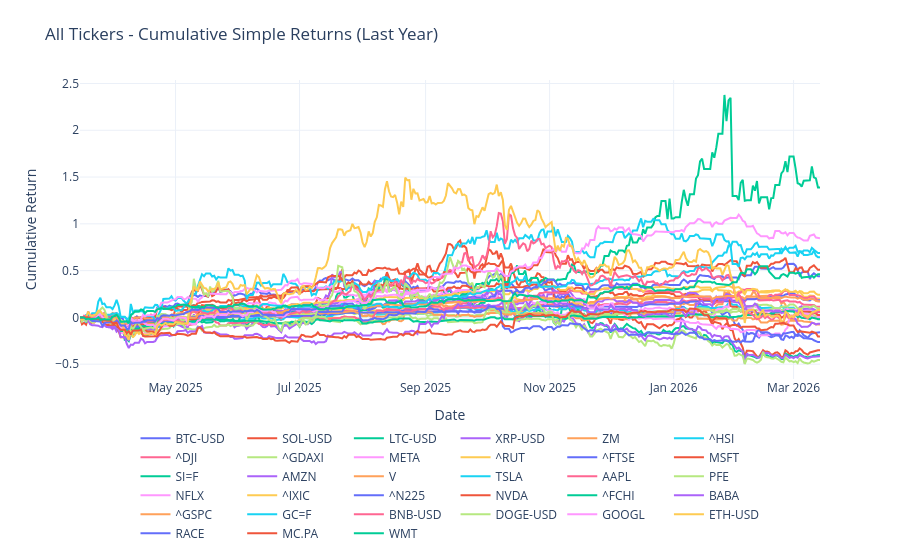

The notebook cell saved with this chart:
### Code cell
# plot cumprod_simple
fig = go.Figure()
for column in cumprod_simple.columns:
    fig.add_trace(
        go.Scatter(
            x=cumprod_simple.index,
            y=cumprod_simple[column],
            mode="lines",
            name=column,
        )
    )

fig.update_layout(
    title="All Tickers - Cumulative Simple Returns (Last Year)",
    xaxis_title="Date",
    yaxis_title="Cumulative Return",
    legend=dict(orientation="h", yanchor="top", y=-0.15, xanchor="center", x=0.5),
    template="plotly_white",
    margin=dict(t=80, b=120),
)
fig.show()

### Figure 1 — Plotly figure (JSON) as saved in the notebook; plotly's stock layout.template omitted (floating-point values rounded to 4 significant figures; data arrays with more than 128 entries replaced by an {"elided": "..."} marker saying what was removed)
{"data": [{"mode": "lines", "name": "BTC-USD", "type": "scatter", "x": {"elided": "365 str values"}, "y": {"elided": "365 float values"}}, {"mode": "lines", "name": "SOL-USD", "type": "scatter", "x": {"elided": "365 str values"}, "y": {"elided": "365 float values"}}, {"mode": "lines", "name": "LTC-USD", "type": "scatter", "x": {"elided": "365 str values"}, "y": {"elided": "365 float values"}}, {"mode": "lines", "name": "XRP-USD", "type": "scatter", "x": {"elided": "365 str values"}, "y": {"elided": "365 float values"}}, {"mode": "lines", "name": "ZM", "type": "scatter", "x": {"elided": "365 str values"}, "y": {"elided": "365 float values"}}, {"mode": "lines", "name": "^HSI", "type": "scatter", "x": {"elided": "365 str values"}, "y": {"elided": "365 float values"}}, {"mode": "lines", "name": "^DJI", "type": "scatter", "x": {"elided": "365 str values"}, "y": {"elided": "365 float values"}}, {"mode": "lines", "name": "^GDAXI", "type": "scatter", "x": {"elided": "365 str values"}, "y": {"elided": "365 float values"}}, {"mode": "lines", "name": "META", "type": "scatter", "x": {"elided": "365 str values"}, "y": {"elided": "365 float values"}}, {"mode": "lines", "name": "^RUT", "type": "scatter", "x": {"elided": "365 str values"}, "y": {"elided": "365 float values"}}, {"mode": "lines", "name": "^FTSE", "type": "scatter", "x": {"elided": "365 str values"}, "y": {"elided": "365 float values"}}, {"mode": "lines", "name": "MSFT", "type": "scatter", "x": {"elided": "365 str values"}, "y": {"elided": "365 float values"}}, {"mode": "lines", "name": "SI=F", "type": "scatter", "x": {"elided": "365 str values"}, "y": {"elided": "365 float values"}}, {"mode": "lines", "name": "AMZN", "type": "scatter", "x": {"elided": "365 str values"}, "y": {"elided": "365 float values"}}, {"mode": "lines", "name": "V", "type": "scatter", "x": {"elided": "365 str values"}, "y": {"elided": "365 float values"}}, {"mode": "lines", "name": "TSLA", "type": "scatter", "x": {"elided": "365 str values"}, "y": {"elided": "365 float values"}}, {"mode": "lines", "name": "AAPL", "type": "scatter", "x": {"elided": "365 str values"}, "y": {"elided": "365 float values"}}, {"mode": "lines", "name": "PFE", "type": "scatter", "x": {"elided": "365 str values"}, "y": {"elided": "365 float values"}}, {"mode": "lines", "name": "NFLX", "type": "scatter", "x": {"elided": "365 str values"}, "y": {"elided": "365 float values"}}, {"mode": "lines", "name": "^IXIC", "type": "scatter", "x": {"elided": "365 str values"}, "y": {"elided": "365 float values"}}, {"mode": "lines", "name": "^N225", "type": "scatter", "x": {"elided": "365 str values"}, "y": {"elided": "365 float values"}}, {"mode": "lines", "name": "NVDA", "type": "scatter", "x": {"elided": "365 str values"}, "y": {"elided": "365 float values"}}, {"mode": "lines", "name": "^FCHI", "type": "scatter", "x": {"elided": "365 str values"}, "y": {"elided": "365 float values"}}, {"mode": "lines", "name": "BABA", "type": "scatter", "x": {"elided": "365 str values"}, "y": {"elided": "365 float values"}}, {"mode": "lines", "name": "^GSPC", "type": "scatter", "x": {"elided": "365 str values"}, "y": {"elided": "365 float values"}}, {"mode": "lines", "name": "GC=F", "type": "scatter", "x": {"elided": "365 str values"}, "y": {"elided": "365 float values"}}, {"mode": "lines", "name": "BNB-USD", "type": "scatter", "x": {"elided": "365 str values"}, "y": {"elided": "365 float values"}}, {"mode": "lines", "name": "DOGE-USD", "type": "scatter", "x": {"elided": "365 str values"}, "y": {"elided": "365 float values"}}, {"mode": "lines", "name": "GOOGL", "type": "scatter", "x": {"elided": "365 str values"}, "y": {"elided": "365 float values"}}, {"mode": "lines", "name": "ETH-USD", "type": "scatter", "x": {"elided": "365 str values"}, "y": {"elided": "365 float values"}}, {"mode": "lines", "name": "RACE", "type": "scatter", "x": {"elided": "365 str values"}, "y": {"elided": "365 float values"}}, {"mode": "lines", "name": "MC.PA", "type": "scatter", "x": {"elided": "365 str values"}, "y": {"elided": "365 float values"}}, {"mode": "lines", "name": "WMT", "type": "scatter", "x": {"elided": "365 str values"}, "y": {"elided": "365 float values"}}], "layout": {"legend": {"orientation": "h", "x": 0.5, "xanchor": "center", "y": -0.15, "yanchor": "top"}, "margin": {"b": 120, "t": 80}, "title": {"text": "All Tickers - Cumulative Simple Returns (Last Year)"}, "xaxis": {"title": {"text": "Date"}}, "yaxis": {"title": {"text": "Cumulative Return"}}}}
